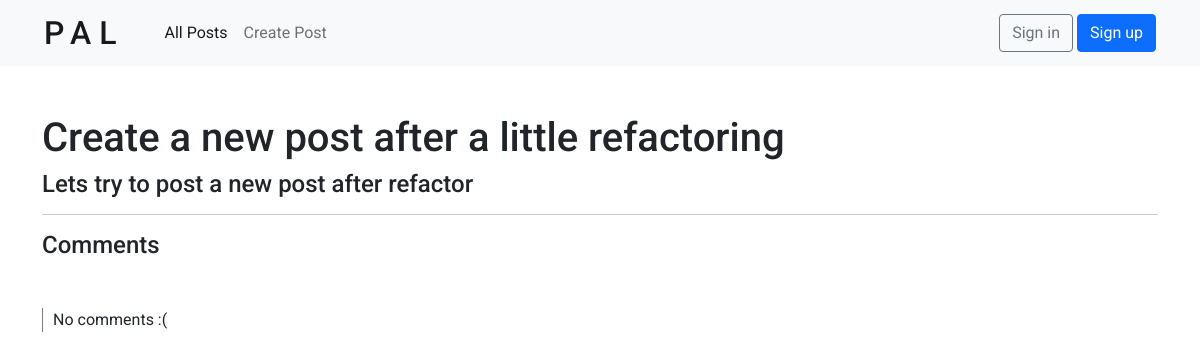
Before: /post/10/ with the older database file.
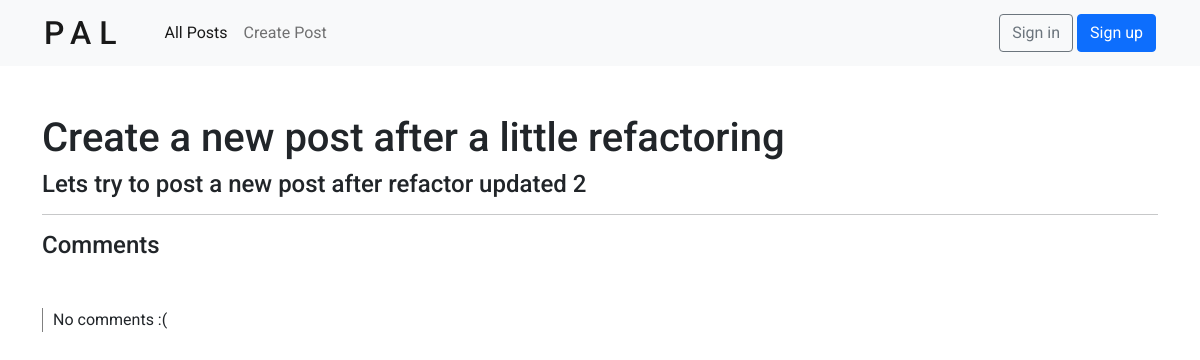
After: the same page with the newer database file.
### posts/models.py (models this page shows, shortened)
class Post(models.Model):
    name = models.CharField(max_length=200)
    description = models.TextField(null=True, blank=True)
    topic = models.ForeignKey(Topic, null=True, on_delete=SET_NULL) # each Post is related to a single Topic
    user = models.ForeignKey(User, null=True, on_delete=SET_NULL) # each Post is related to a single User
    created = models.DateTimeField(auto_now_add=True)
    updated = models.DateTimeField(auto_now=True)

### posts/views.py (the view, shortened to what this page needs)
# urls.py: path('post/<str:pk>/', views.post, name='post'),
def post(request, pk):
    post = Post.objects.get(id=pk)
    comments = post.comment_set.all().order_by('-created') # get the comments from each post
    comments_count = post.comment_set.all().count()
    context = {
        'post': post,
        'comments': comments,
        'comments_count': comments_count,
    }
    return render(request, 'posts/post.html', context)

### posts/templates/posts/post.html (shortened to what this page needs)
{% extends 'main.html' %}
{% block content %}
<div class="mt-5">
    <h1>{{ post.name }}</h3>
    <h4>{{ post.description }}</h4>
</div>
<hr />
<h4>Comments</h4>
<div class="comment-container mt-5">
    {% if comments.count == 0 %}
        <p>No comments :(</p>
    {% endif %}
</div>
{% endblock content %}

Changed rows visible on the page:
changed Post "Create a new post after a little refactoring": description "Lets try to post a new post after refactor" → "Lets try to post a new post after refactor updated 2"
